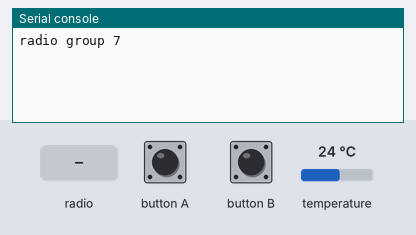
Bench run of a program on a simulated BBC micro:bit running MicroPython. On the bench: the last lines printed to the serial console. Inputs (shaded band) come from the test bench; at power-on: temperature 24 °C. No radio messages arrive unless stated (any console line starting 'radio sent:' is added by the test bench).

Above: at 1.2 s.
1.3 s: button A pressed for 0.15 s
At 2.4 s:
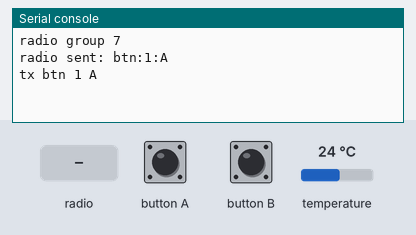
2.9 s: button B pressed for 0.15 s
At 4.1 s:
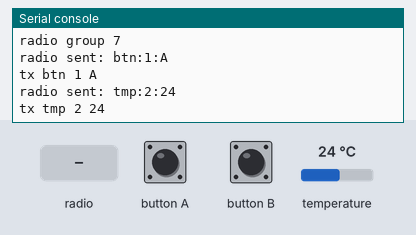
4.5 s: radio message "btn" arrives
At 5.7 s:
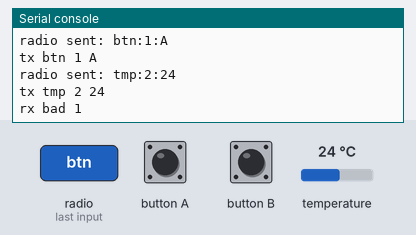
6.0 s: button A pressed for 1 s
At 7.1 s:
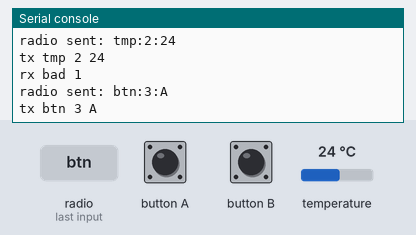
8.5 s: button B pressed for 1 s
At 9.9 s:
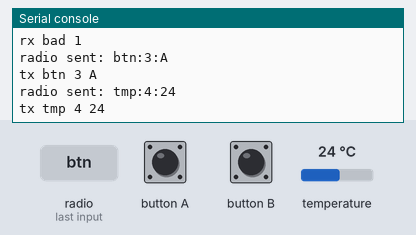
11.0 s: radio message "1" arrives
At 12.0 s:
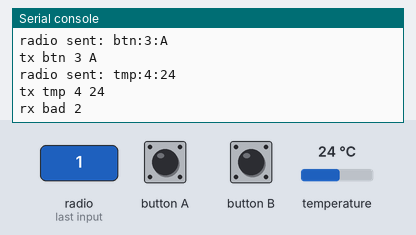

Measured:
- after the input at 1.3 s, the serial console: prints a new line at once (image 1)
- after the input at 2.9 s, the serial console: prints a new line at once (image 2)
- after the input at 4.5 s, the serial console: prints a new line after 0.05 s (image 3)
- after the input at 6.0 s, the serial console: prints a new line at once (image 4)
- after the input at 8.5 s, the serial console: prints a new line at once (image 5)
- after the input at 11.0 s, the serial console: prints a new line at once (image 6)

The program:

main.py
```python
# Lab 07 - radio between two boards. Flash the SAME main.py on both.
# A sends "btn:<seq>:A", B sends "tmp:<seq>:<temperature>"; the other board
# decodes, drops duplicates and garbage, and prints what it received.
from microbit import *
import radio

GROUP = 7                  # group: both boards must use the same number (0-255)
KINDS = ("btn", "tmp")     # message format "<kind>:<seq>:<value>", text only
radio.config(group=GROUP)  # radio is already on after `import radio` (V2)


def encode(kind, seq, value):
    # one line of text; ":" separates fields, so values must not contain ":"
    return "{}:{}:{}".format(kind, seq, value)


def decode(text):
    # validate everything that came over the air: format, kind, sequence number
    parts = text.split(":")
    if len(parts) != 3 or parts[0] not in KINDS:
        return None
    try:
        seq = int(parts[1])
    except ValueError:
        return None
    return parts[0], seq, parts[2]


def new_state():
    return {"seq": 0, "last_rx": 0, "bad": 0}


def send(state, kind, value):
    state["seq"] += 1
    radio.send(encode(kind, state["seq"], value))   # send(str) adds b'\x01\x00\x01'
    print("tx", kind, state["seq"], value)


def receive(state):
    try:
        text = radio.receive()          # None when the queue is empty
    except ValueError:                  # bytes that are not a radio.send() string
        text = "?"
    if text is None:
        return None
    msg = decode(text)
    if msg is None:
        state["bad"] += 1
        print("rx bad", state["bad"])
        return None
    kind, seq, value = msg
    if seq <= state["last_rx"]:         # duplicate or old sequence number: ignore
        return None
    state["last_rx"] = seq
    print("rx", kind, seq, value)
    display.show(value if kind == "btn" else Image.YES, wait=False)
    return msg


def step(state):
    if button_a.was_pressed():
        send(state, "btn", "A")
    if button_b.was_pressed():
        send(state, "tmp", temperature())
    return receive(state)


def main():
    print("radio group", GROUP)
    state = new_state()
    while True:
        step(state)
        sleep(50)                       # poll often: the receive queue holds 3 messages


if __name__ == "__main__":
    main()
```
